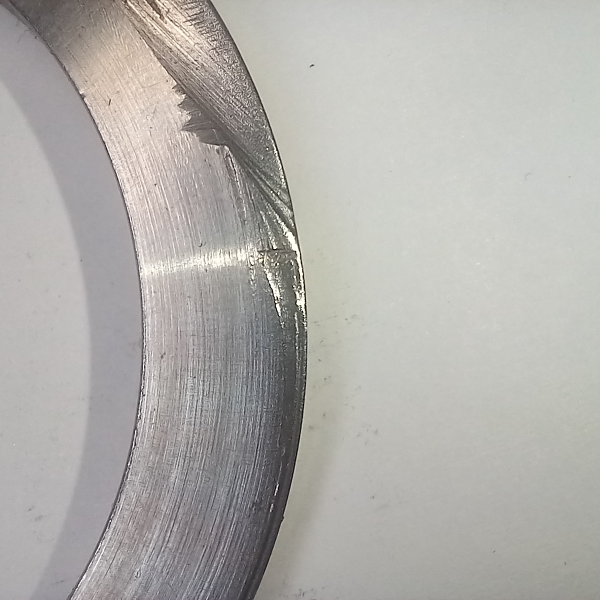
#> input picture dataset_raw/defect_ring/defect_01.jpg, 1200 x 1200 px, found by its file name (shown at 1/2 size); its folder holds only this picture in this run
$ python augment_and_rename.py
#> lines starting #> are read from the running program, lines starting #| are printed output that depends on the picture
"""
DATASET RENAMING & OFFLINE AUGMENTATION SCRIPT
----------------------------------------------
Automates the renaming of raw smartphone capture files into a standardized format
and applies systematic data augmentation transformations:
- Rotations: 90, 180, 270 degrees
- Flips: Horizontal and Vertical reflections
- Combined: Rotation 90 + Horizontal Flip
- Lighting variations: Brightness +/- 15%
Multiplies the dataset from 24 raw images per class to 216 images per class.
"""

import os
from pathlib import Path
from PIL import Image, ImageEnhance

BASE_DIR = Path(__file__).resolve().parent.parent

categories = [
    {"folder": "defect_ring", "prefix": "defect"},
    {"folder": "normal_ring", "prefix": "normal"}
]

print("=== STARTING DATASET RENAMING & AUGMENTATION ===")

for cat in categories:
    folder_path = os.path.join(BASE_DIR, cat["folder"])
    prefix = cat["prefix"]

    if not os.path.exists(folder_path):
        print(f"Directory not found: {folder_path}")
        continue

    # Retrieve all raw image files (prior to augmentation)
    files = sorted([f for f in os.listdir(folder_path) if f.lower().endswith(('.jpg', '.jpeg', '.png')) and not f.startswith("temp_")])

    print(f"\nProcessing category: {cat['folder']} ({len(files)} raw files)...")

    # Step 1: Temporarily rename files to avoid name collisions during reordering
    temp_files = []
    for idx, filename in enumerate(files, start=1):
        old_path = os.path.join(folder_path, filename)
        temp_name = f"temp_{prefix}_{idx:02d}.jpg"
        temp_path = os.path.join(folder_path, temp_name)
        os.rename(old_path, temp_path)
        temp_files.append(temp_name)

    # Step 2: Rename to finalized standardized format (e.g., defect_01.jpg)
    orig_renamed_files = []
    for idx, temp_name in enumerate(temp_files, start=1):
        temp_path = os.path.join(folder_path, temp_name)
        final_orig_name = f"{prefix}_{idx:02d}.jpg"
        final_orig_path = os.path.join(folder_path, final_orig_name)
        os.rename(temp_path, final_orig_path)
        orig_renamed_files.append((final_orig_name, final_orig_path))

    print(f"-> Successfully renamed 24 raw files to {prefix}_01.jpg through {prefix}_24.jpg")

    # Step 3: Apply systematic data augmentation
    created_count = 0
    for name, path in orig_renamed_files:
        base_id = name.split(".")[0]  # e.g., 'defect_01'
        with Image.open(path) as img:
#> img is the input picture: PIL image 1200x1200 RGB; mean R, G, B 177.4, 175.5, 171.6
            img = img.convert("RGB")

            # 1. 90-degree rotation
            rot90 = img.rotate(90)
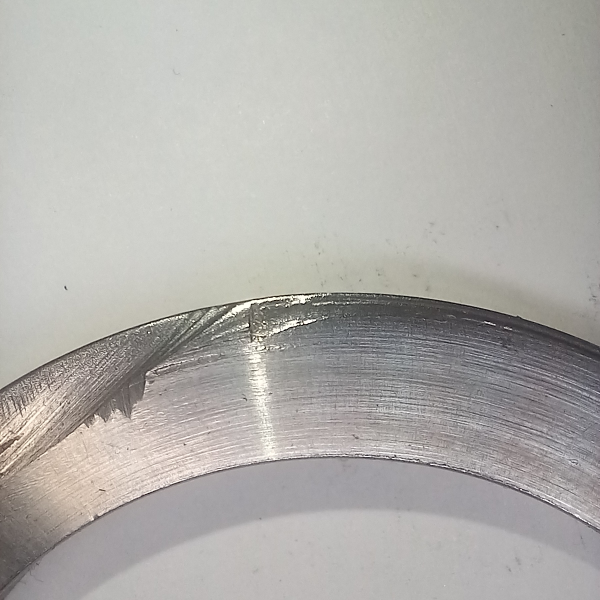
#> rot90: PIL image 1200x1200 RGB (shown at 1/2 size); mean R, G, B 177.4, 175.5, 171.6
            rot90.save(os.path.join(folder_path, f"{base_id}_rot90.jpg"), quality=95)

            # 2. 180-degree rotation
            rot180 = img.rotate(180)
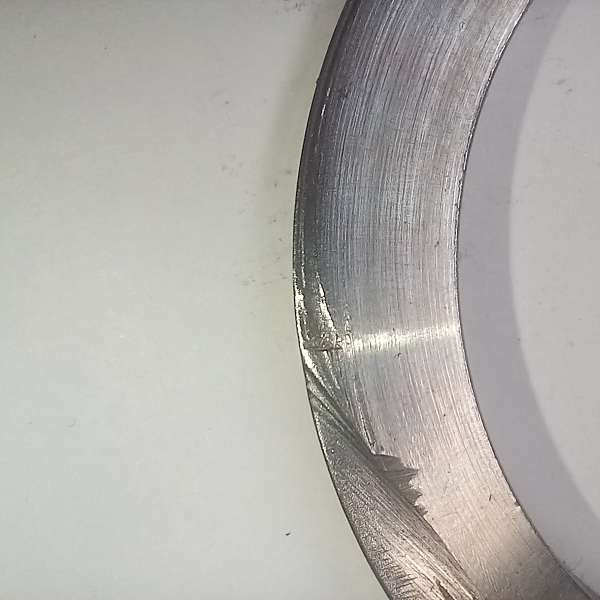
#> rot180: PIL image 1200x1200 RGB (shown at 1/2 size); mean R, G, B 177.4, 175.5, 171.6
            rot180.save(os.path.join(folder_path, f"{base_id}_rot180.jpg"), quality=95)

            # 3. 270-degree rotation
            rot270 = img.rotate(270)
            rot270.save(os.path.join(folder_path, f"{base_id}_rot270.jpg"), quality=95)

            # 4. Horizontal Flip (Left-Right reflection)
            flip_h = img.transpose(Image.FLIP_LEFT_RIGHT)
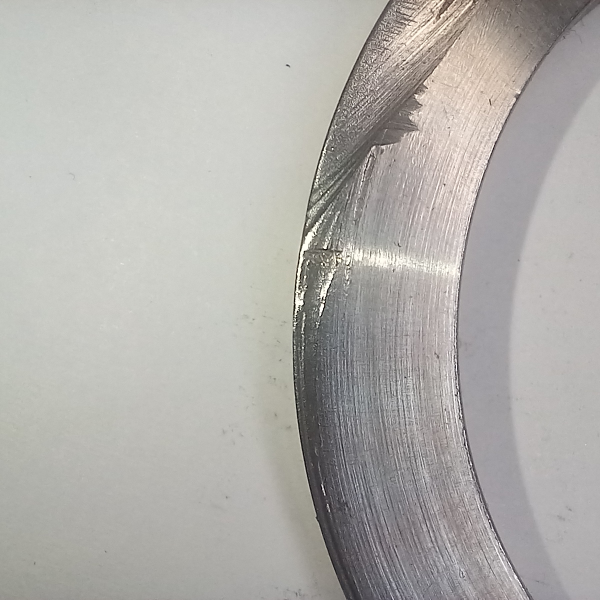
#> flip_h: PIL image 1200x1200 RGB (shown at 1/2 size); mean R, G, B 177.4, 175.5, 171.6
            flip_h.save(os.path.join(folder_path, f"{base_id}_flipH.jpg"), quality=95)

            # 5. Vertical Flip (Top-Bottom reflection)
            flip_v = img.transpose(Image.FLIP_TOP_BOTTOM)
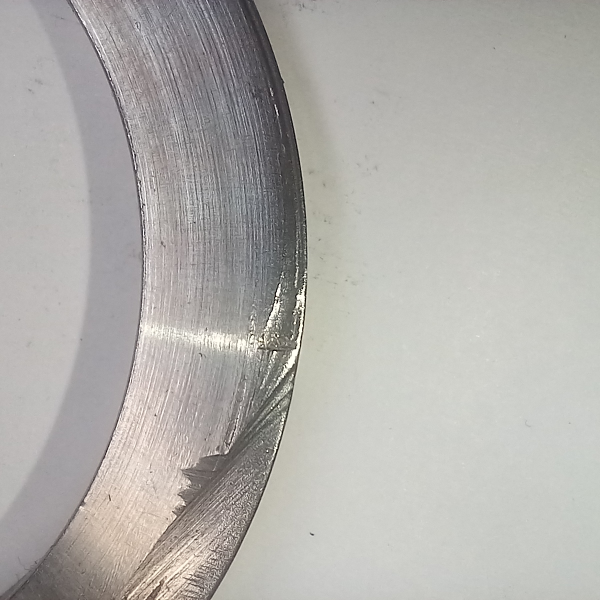
#> flip_v: PIL image 1200x1200 RGB (shown at 1/2 size); mean R, G, B 177.4, 175.5, 171.6
            flip_v.save(os.path.join(folder_path, f"{base_id}_flipV.jpg"), quality=95)

            # 6. Combined 90-degree rotation and Horizontal Flip
            rot90_flip = rot90.transpose(Image.FLIP_LEFT_RIGHT)
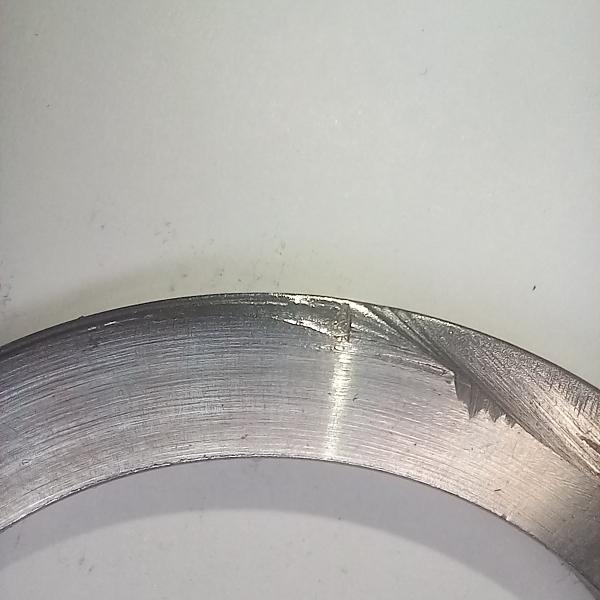
#> rot90_flip: PIL image 1200x1200 RGB (shown at 1/2 size); mean R, G, B 177.4, 175.5, 171.6
            rot90_flip.save(os.path.join(folder_path, f"{base_id}_rot90_flipH.jpg"), quality=95)

            # 7. Brightness enhancement (+15%)
            enhancer = ImageEnhance.Brightness(img)
            bright_up = enhancer.enhance(1.15)
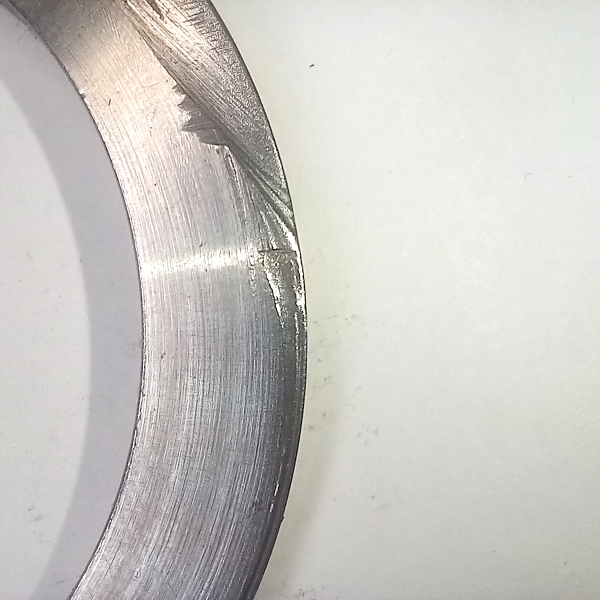
#> bright_up: PIL image 1200x1200 RGB (shown at 1/2 size); mean R, G, B 203.1, 201.1, 196.8
            bright_up.save(os.path.join(folder_path, f"{base_id}_bright_up.jpg"), quality=95)

            # 8. Brightness reduction (-15%)
            bright_down = enhancer.enhance(0.85)
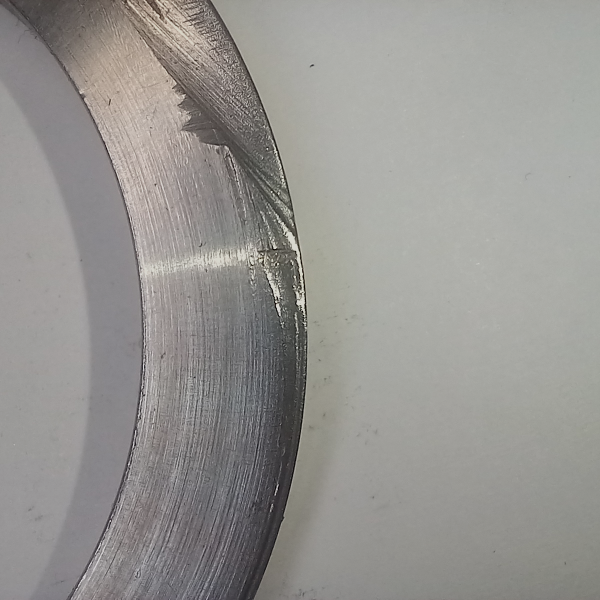
#> bright_down: PIL image 1200x1200 RGB (shown at 1/2 size); mean R, G, B 150.3, 148.7, 145.4
            bright_down.save(os.path.join(folder_path, f"{base_id}_bright_down.jpg"), quality=95)

            created_count += 8

    total_files = len(os.listdir(folder_path))
    print(f"-> Augmentation complete: +{created_count} transformed images generated.")
    print(f"-> Current file count in {cat['folder']}: {total_files} files.")

print("\n=== RENAMING & AUGMENTATION COMPLETED SUCCESSFULLY ===")
